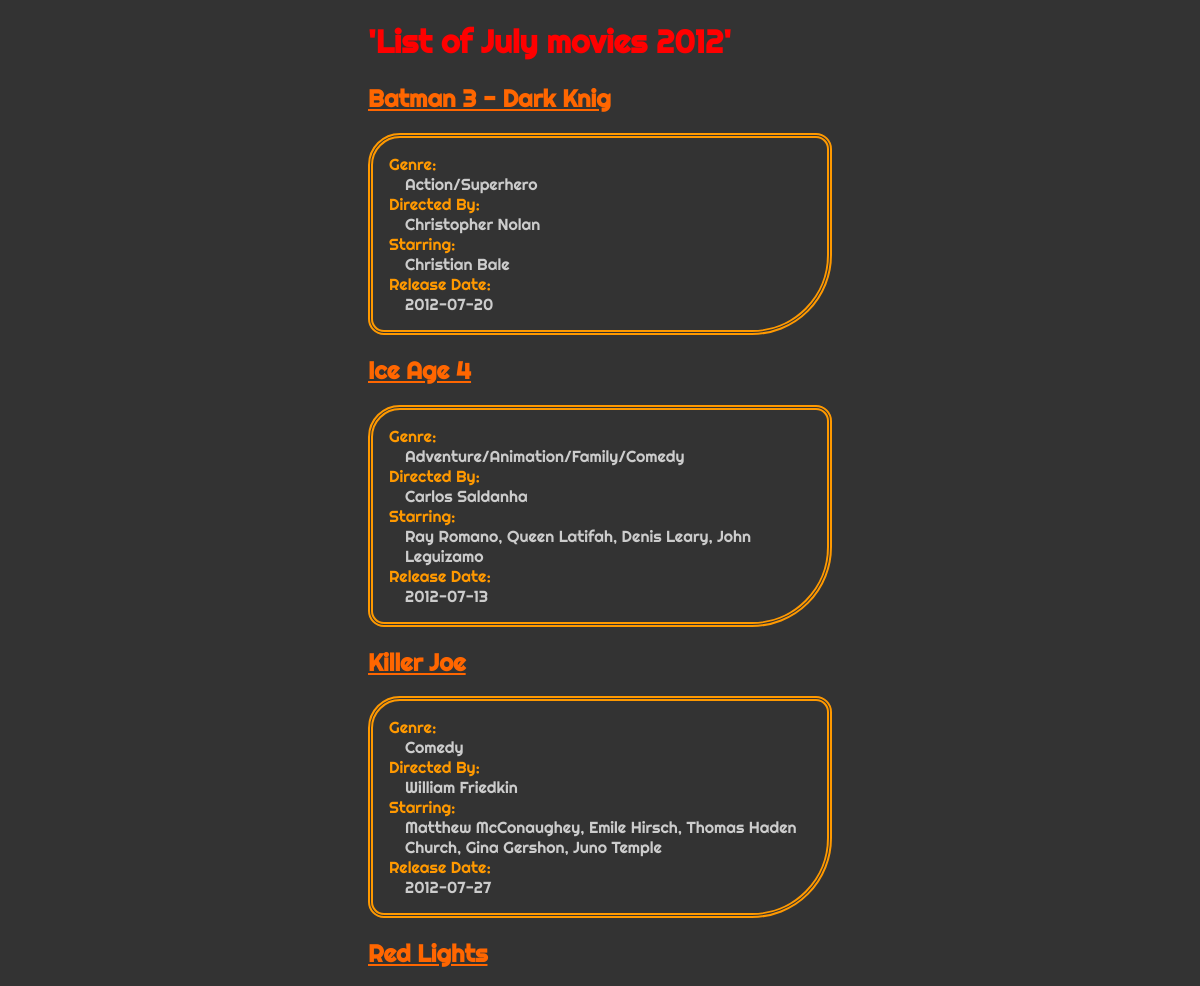
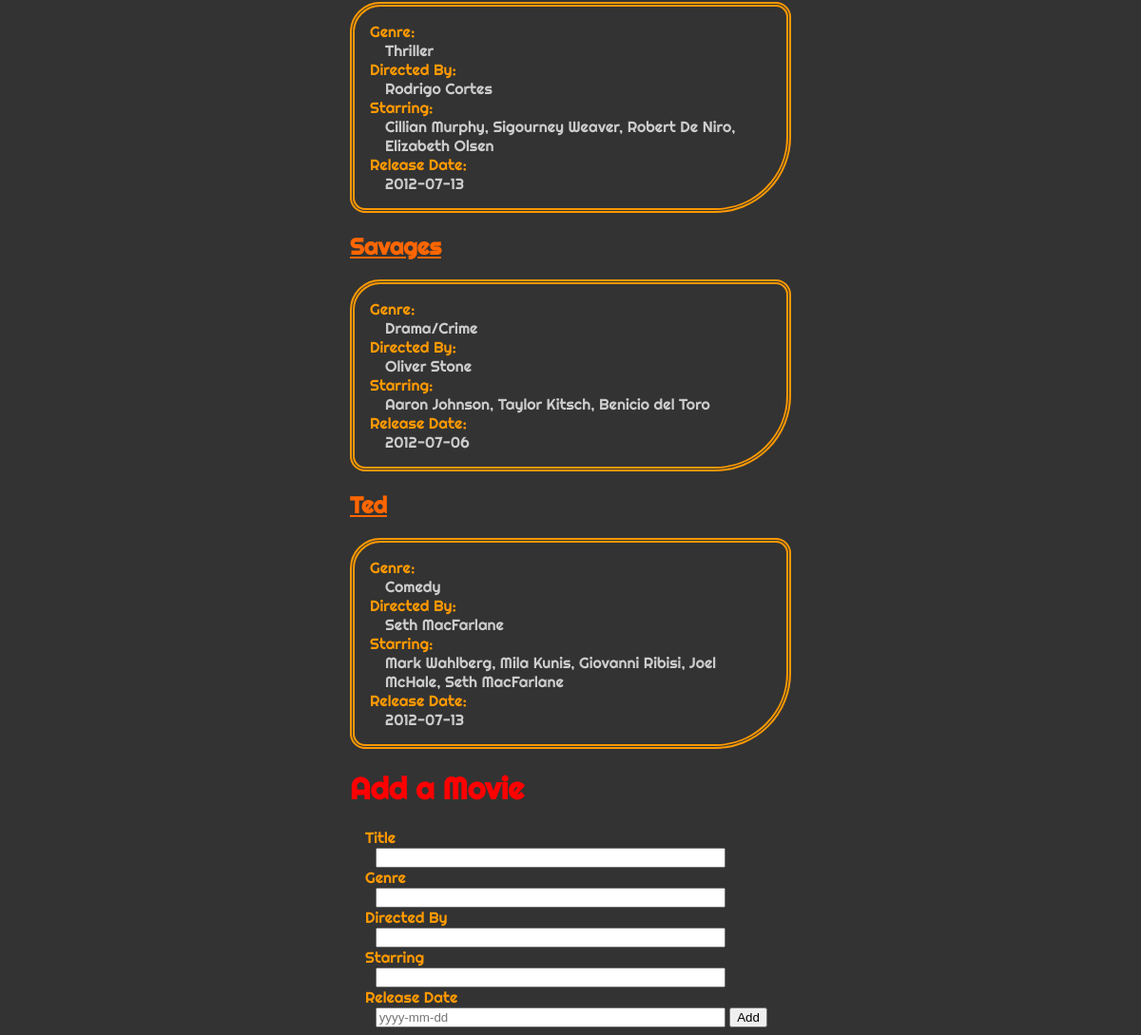
The page /assignment-6/index.php on the database its author committed (2 pictures, top to bottom).
### tables this page shows
CREATE TABLE IF NOT EXISTS `list_of_movies` (
  `id` int(11) NOT NULL AUTO_INCREMENT,
  `title` varchar(20) NOT NULL,
  `genre` varchar(50) NOT NULL,
  `directed_by` varchar(50) NOT NULL,
  `release_date` date NOT NULL,
  `starring` text NOT NULL,
  PRIMARY KEY (`id`)
);

### assignment-6/index.php (the view, shortened to what this page needs)
<?php
require_once 'includes/db.php';
$sql = $db->query('
SELECT id, title, genre, directed_by, release_date, starring
FROM list_of_movies
ORDER BY title ASC
');
$resultes = $sql->fetchAll();
$title = filter_input(INPUT_POST, 'title', FILTER_SANITIZE_STRING);
$genre = filter_input(INPUT_POST, 'genre', FILTER_SANITIZE_STRING);
$directed_by = filter_input(INPUT_POST, 'directed_by', FILTER_SANITIZE_STRING);
$starring = filter_input(INPUT_POST, 'starring', FILTER_SANITIZE_STRING);
$release_date = filter_input(INPUT_POST, 'release_date', FILTER_SANITIZE_STRING);
?>
<!DOCTYPE HTML>
<html>
<head>
<link href="css/style.css" rel="stylesheet">
</head>
<body>
<h1>'List of July movies 2012'</h1>
<?php foreach ($resultes as $movie) : ?>
<h2>
<a href="single.php?id=<?php echo $movie['id']; ?>"><?php echo $movie['title']; ?></a></h2>
<dl>
<dt>Genre:</dt>
<dd><?php echo $movie ['genre']; ?></dd>
<dt>Directed By:</dt>
<dd><?php echo $movie['directed_by']; ?></dd>
<dt>Starring:</dt>
<dd><?php echo $movie ['starring']; ?></dd>
<dt>Release Date:</dt>
<dd><?php echo $movie['release_date']; ?></dd>
</dl>
<?php endforeach; ?>
<h1>Add a Movie</h1>
        <form id="movie" action="index.php" method="post">
        	<label for="title">Title
            </label>
        	<input type="text" name="title" id="title" required value="<?php echo $title; ?>">
        	<label for="genre">Genre
            </label>
            <input type="text" name="genre" id="genre" required value="<?php echo $genre; ?>">
        	<label for="directed_by">Directed By
            </label>
        	<input type="text" name="directed_by" id="directed_by" required value="<?php echo $directed_by; ?>">
        	<label for="genre">Starring
            </label>
        	 <input type="text" name="starring" id="starring" required value="<?php echo $starring; ?>">
        	<label for="release_date">Release Date
            </label>
        	<input type="text" name="release_date" id="release_date" required value="<?php echo $release_date; ?>" placeholder="yyyy-mm-dd">
            <button type="submit">Add</button>
        </form>
</body>
</html>

### assignment-6/css/style.css (style rules this page uses)
html { background-color: #333; font-family: 'Righteous', cursive; width:30em; margin:0 auto; }
dt, label { color: #F90; }
dd { color: #ccc; margin-left:1em; }
a { color: #F60; }
h1 { color: #F00; }
dl, fieldset { border: 5px double #F90; border-radius: 2em 1em 5em 1em; padding:1em; }
input { clean:both; width:27em; margin-left:2em; }
label { display:block; margin-left:1em; }

### rows shown on the page
list_of_movies: title "Batman 3 - Dark Knig", genre "Action/Superhero", directed_by "Christopher Nolan", starring "Christian Bale", release_date "2012-07-20"
list_of_movies: title "Ice Age 4", genre "Adventure/Animation/Family/Comedy", directed_by "Carlos Saldanha", starring "Ray Romano, Queen Latifah, Denis Leary, John Leguizamo", release_date "2012-07-13"
list_of_movies: title "Killer Joe", genre "Comedy", directed_by "William Friedkin", starring "Matthew McConaughey, Emile Hirsch, Thomas Haden Church, Gina Gershon, Juno Temple", release_date "2012-07-27"
list_of_movies: title "Red Lights", genre "Thriller", directed_by "Rodrigo Cortes", starring "Cillian Murphy, Sigourney Weaver, Robert De Niro, Elizabeth Olsen", release_date "2012-07-13"
list_of_movies: title "Savages", genre "Drama/Crime", directed_by "Oliver Stone", starring "Aaron Johnson, Taylor Kitsch, Benicio del Toro", release_date "2012-07-06"
list_of_movies: title "Ted", genre "Comedy", directed_by "Seth MacFarlane", starring "Mark Wahlberg, Mila Kunis, Giovanni Ribisi, Joel McHale, Seth MacFarlane", release_date "2012-07-13"
